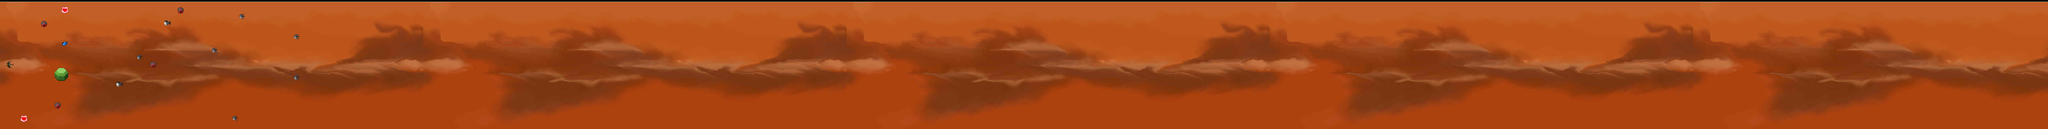

This game map was drawn from its Tiled (.tmx) file and the tilesets committed beside it. A one-line description and the trimmed map source follow:
An orthogonal 300x19 tile map with 32x32 px tiles, 5 tile layers (fondo, plano_1, plano_2, plano_3, ...), 6 tilesets.

<map version="1.0" orientation="orthogonal" width="300" height="19" tilewidth="32" tileheight="32">
 <tileset firstgid="1" source="objects.tsx" />
 <tileset firstgid="41" source="Backgrounds800x600.tsx" />
 <tileset firstgid="56" source="tileblocks2.tsx" />
 <tileset firstgid="156" source="tileblocks3.tsx" />
 <tileset firstgid="172" source="Backgrounds2000x600.tsx" />
 <tileset firstgid="174" source="tiles_0.tsx" />
 <layer name="fondo" width="300" height="19">
  <data>[5700 cells, 5 non-empty, 1 distinct tile ids]</data>
 </layer>
 <layer name="plano_1" width="300" height="19">
  <data>[5700 cells, 13 non-empty, 6 distinct tile ids]</data>
 </layer>
 <layer name="plano_2" width="300" height="19">
  <data>[5700 cells, 0 non-empty, 0 distinct tile ids]</data>
 </layer>
 <layer name="plano_3" width="300" height="19">
  <data>[5700 cells, 4 non-empty, 1 distinct tile ids]</data>
 </layer>
 <layer name="plano_4" width="300" height="19">
  <data>[5700 cells, 0 non-empty, 0 distinct tile ids]</data>
 </layer>
</map>